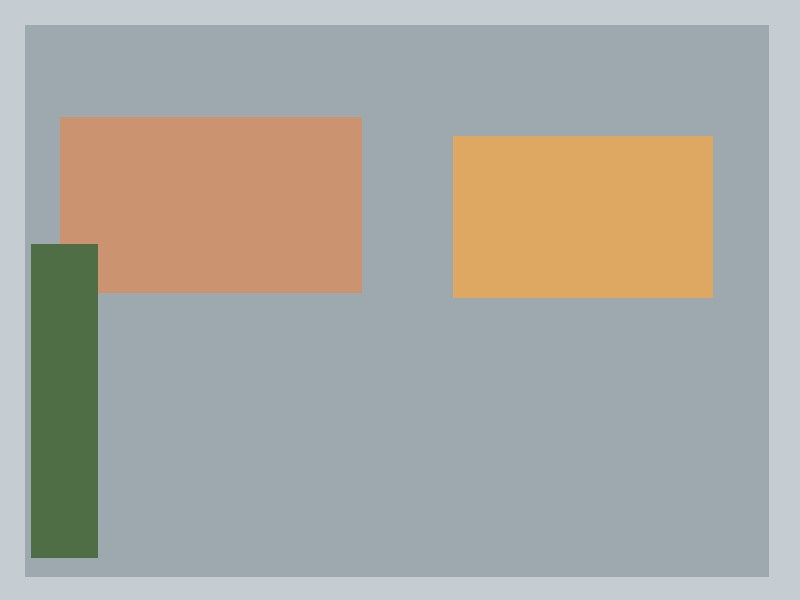
#> input picture backend/data/facade_yolo/train/images/train_0001.jpg, 800 x 600 px; its folder holds only this picture in this run
$ python accept_real_photos.py --images ../data/facade_yolo/train/images
#> lines starting #> are read from the running program, lines starting #| are printed output that depends on the picture; after the words box and inside, x2 and y2 are one past the last pixel; in counts of white or black regions, pixels touching at a corner belong together
### backend/geomora_detect/image_io.py
from __future__ import annotations

from pathlib import Path

import cv2
import numpy as np


def imread_bgr(path: str | Path) -> np.ndarray:
    """Read BGR image; works with Unicode paths on Windows (cv2.imread fails)."""
    file_path = Path(path)
    if not file_path.exists():
        raise ValueError(f"Image not found: {file_path}")

    data = np.fromfile(str(file_path), dtype=np.uint8)
    image = cv2.imdecode(data, cv2.IMREAD_COLOR)
#> image is the input picture: shape (600, 800, 3); mean B, G, R 161.9, 169, 170.6
    if image is None:
        raise ValueError(f"Unable to read image: {file_path}")
    return image


# [7 lines left out: function imwrite_bgr, not called in this run]

### backend/geomora_detect/facade_row_detector.py
from __future__ import annotations

import cv2
import numpy as np

from .contour_detector import _build_binary_masks, _classify_element, _refine_binary
from .models import DetectedElement, DetectionResult
from .nms import dedupe_doors, filter_doors, suppress_overlaps
from .overlays import draw_overlay, encode_overlay_jpeg


def _facade_bounds(edges: np.ndarray, width: int, height: int) -> tuple[int, int, int, int]:
    col_sum = edges.sum(axis=0).astype(np.float32)
    row_sum = edges.sum(axis=1).astype(np.float32)
    col_threshold = max(col_sum.max() * 0.12, 1.0)
    row_threshold = max(row_sum.max() * 0.10, 1.0)

    cols = np.where(col_sum >= col_threshold)[0]
    rows = np.where(row_sum >= row_threshold)[0]

    x1 = int(cols[0]) if cols.size else int(width * 0.04)
    x2 = int(cols[-1]) + 1 if cols.size else int(width * 0.96)
    y1 = int(rows[0]) if rows.size else int(height * 0.06)
    y2 = int(rows[-1]) + 1 if rows.size else int(height * 0.96)

    pad_x = int(width * 0.02)
    pad_y = int(height * 0.02)
    x1 = max(0, x1 - pad_x)
    y1 = max(0, y1 - pad_y)
    x2 = min(width, x2 + pad_x)
    y2 = min(height, y2 + pad_y)

    if x2 - x1 < width * 0.35:
        x1, x2 = int(width * 0.04), int(width * 0.96)
    if y2 - y1 < height * 0.35:
        y1, y2 = int(height * 0.06), int(height * 0.96)

    return x1, y1, x2, y2


def _collect_roi_candidates(
    binary: np.ndarray,
    roi_width: int,
    roi_height: int,
    offset_x: int,
    offset_y: int,
    image_width: int,
    image_height: int,
) -> list[DetectedElement]:
    contours, _ = cv2.findContours(binary, cv2.RETR_EXTERNAL, cv2.CHAIN_APPROX_SIMPLE)
    min_area = roi_width * roi_height * 0.0012
    max_area = roi_width * roi_height * 0.35
    candidates: list[DetectedElement] = []

    for contour in contours:
        area = cv2.contourArea(contour)
        if area < min_area or area > max_area:
            continue

        x, y, box_width, box_height = cv2.boundingRect(contour)
        rect_area = box_width * box_height
        if rect_area <= 0:
            continue

        rectangularity = area / rect_area
        if rectangularity < 0.42:
            continue

        aspect = box_width / box_height if box_height > 0 else 0.0
        if aspect < 0.12 or aspect > 6.5:
            continue

        abs_x1 = offset_x + x
        abs_y1 = offset_y + y
        abs_x2 = abs_x1 + box_width
        abs_y2 = abs_y1 + box_height

        x_min = abs_x1 / image_width
        y_min = abs_y1 / image_height
        x_max = abs_x2 / image_width
        y_max = abs_y2 / image_height
        height_ratio = box_height / roi_height
        element_type = _classify_element(y_max, height_ratio, aspect)
        confidence = min(0.96, 0.45 + rectangularity * 0.45)

        candidates.append(
            DetectedElement(
                type=element_type,
                bbox_norm=[x_min, y_min, x_max, y_max],
                confidence=confidence,
            )
        )

    return candidates


def _filter_main_window_row(windows: list[DetectedElement]) -> list[DetectedElement]:
    if len(windows) <= 1:
        return windows

    centers = [((element.bbox_norm[1] + element.bbox_norm[3]) / 2.0) for element in windows]
    median_y = float(np.median(centers))
    tolerance = 0.09
    row = [
        element
        for element, center in zip(windows, centers, strict=True)
        if abs(center - median_y) <= tolerance
    ]
    return row if len(row) >= 2 else windows


def detect_facade_row_elements(image: np.ndarray, return_overlay: bool = True) -> DetectionResult:
#> called with return_overlay = False
    if image.ndim == 2:
        bgr = cv2.cvtColor(image, cv2.COLOR_GRAY2BGR)
    else:
        bgr = image.copy()

    height, width = bgr.shape[:2]
    gray = cv2.cvtColor(bgr, cv2.COLOR_BGR2GRAY)
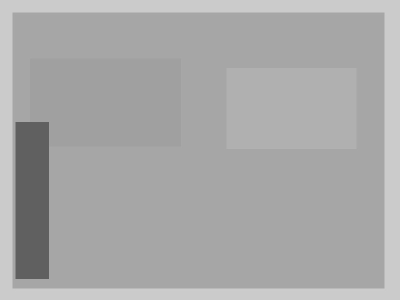
#> gray: shape (600, 800) (shown at 1/2 size); min 92, max 209, mean 168.5
    blurred = cv2.GaussianBlur(gray, (5, 5), 0)
    edges = cv2.Canny(blurred, 40, 140)
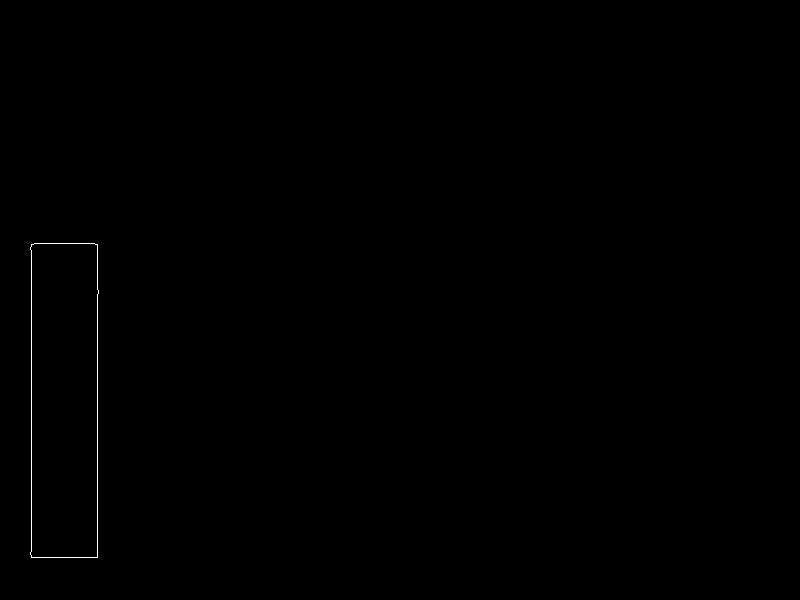
#> edges: shape (600, 800); 0.16% white in thin lines or dots, all inside (x1, y1, x2, y2) = (30, 243, 99, 558)

    x1, y1, x2, y2 = _facade_bounds(edges, width, height)
#> in _facade_bounds, `col_sum = edges.sum(axis=0).astype(np.float32)`: col_sum = 800 values, max 79050 at index 97, min 0 at index 0, mean 241.6
#> (the rest of the program and of its run is left out)
